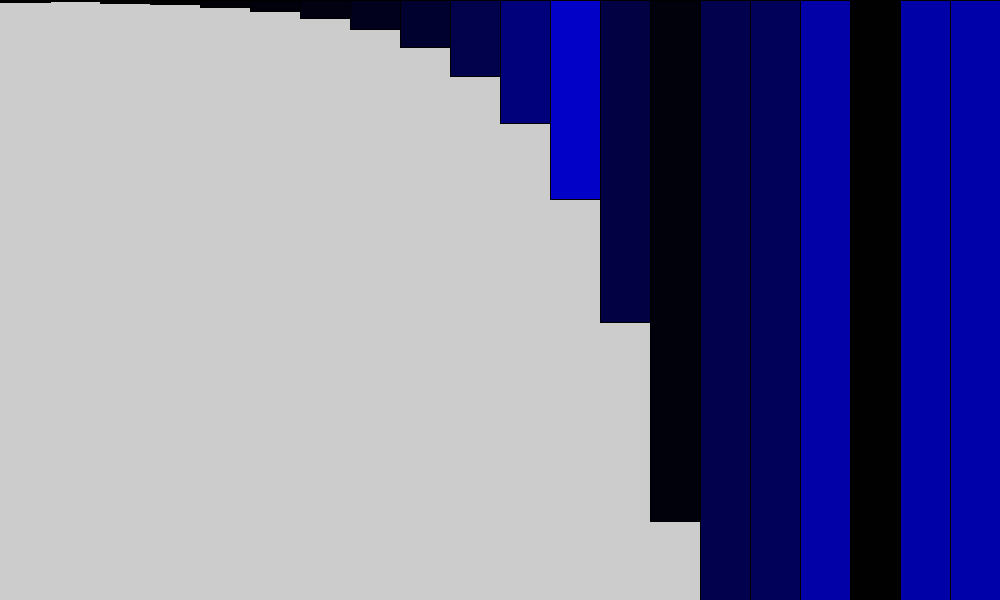
Frame 1 (no input)
Frame 60 (the mouse pressed at the canvas centre just before this capture): identical to frame 1, image omitted
Frame 120 (the mouse held since frame 60 and released just before this capture): identical to frame 1, image omitted

The Processing sketch that drew this single still picture (run headless with seeded random() and noise(); from frame 60 on, the mouse is pressed at the canvas centre):

// Processing sketch: lucas
// ── lucas.pde
//Esta funcion presenta los números de la serie de lucas
int luc(int n){
 if(n==0)
 return 2;
 if(n==1)
 return 1;
 if(n>1)
 return luc(n-1)+luc(n-2);
 return -1;
}
int n=25;
//Por medio de esta funcion se presentan por consola los n primeros caracteres y el n-esimo caracter de la serie
void setup(){
  size(1000,600);
  primerosN(n);
  nesimo(n);
}
int y=1;
int c=1;
//Esta funcion grafica rectangulos cuyo color y tamaño depende de los valores que toma la serie de lucas
void draw(){
  for(int j=0;j<=n;j++){
    fill((luc(c))%255,(luc(c))%255,(luc(j)/c)%255);
    rect(j*50/y,0/y,50/y,luc(j)/y);
  }
}
//Esta funcion retorna los n primeros numeros de la serie de lucas
void primerosN(int n){
  print("Los n primeros caracteres son: ");
  for(int i=0;i<=n;i++){;
    print(luc(i),"  ");
  }
}
//Esta funcion retorna en n-ésimo caracter de la serie de lucas
void nesimo(int n){
  print("El n-esimo numero de la serie de lucas es: ");
  print(luc(n));
}
//Esta funcion permite cambiar el color y el tamaño de la representacion grafica de la serie, al presionar las teclas indicadas en los condicionales
void  keyPressed() {
if(key==CODED){
  if(keyCode==RIGHT){
    background(100);
    y++;
  }else if(keyCode==LEFT){
   background(100);
   y--;
    if(y<1){
    y=1;
    }   
  } 
 }
 if(key==CODED){
  if(keyCode==UP){
    background(100);
    c++;
  }else if(keyCode==DOWN){
   background(100);
   c--;
    if(c<1){
    c=1;
    }   
  } 
 } 
}
